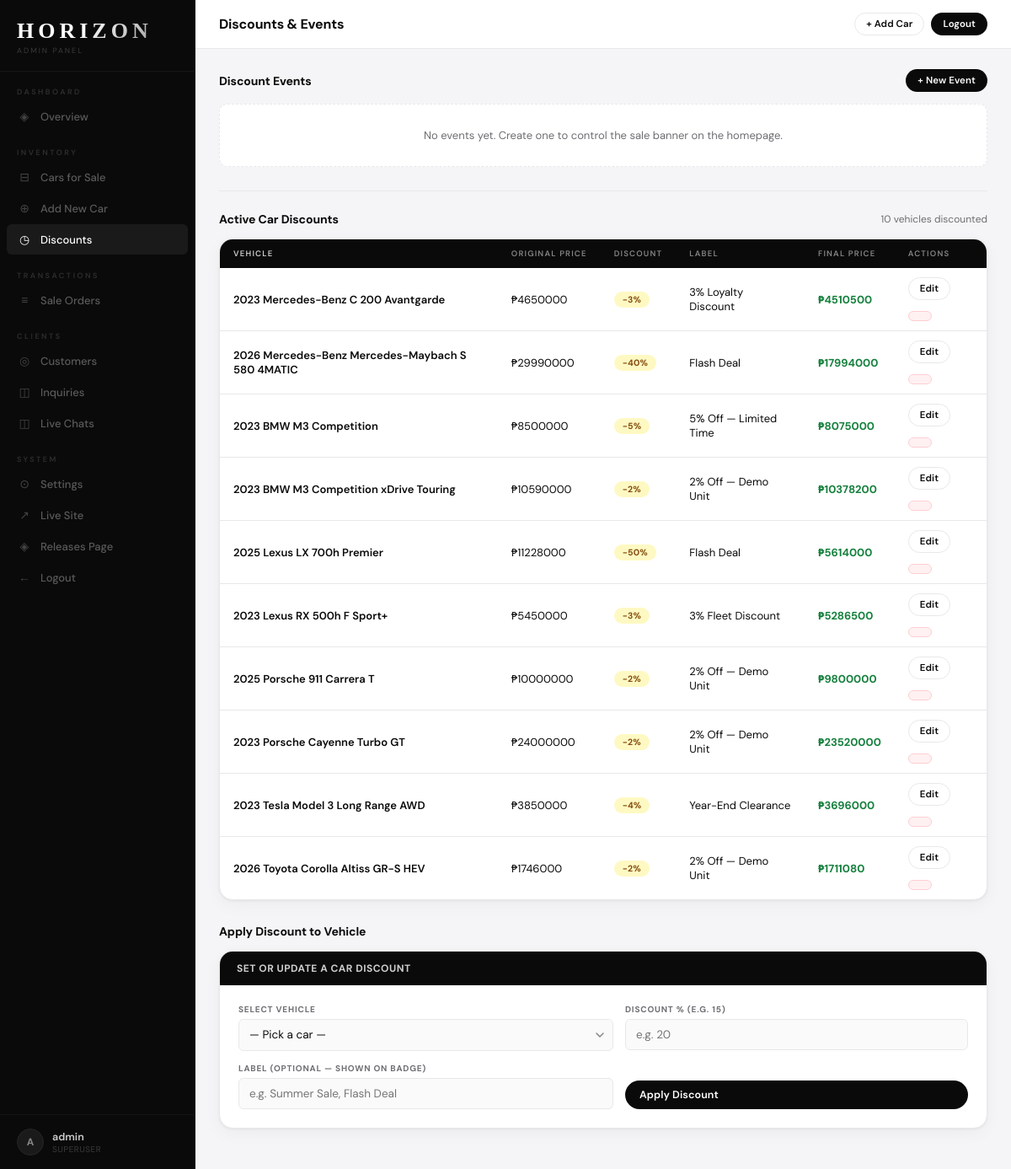
Screenshot of /admin-panel/discounts/ (signed in) with the database file from the repository.
### horizon/models.py (models this page shows, shortened)
class Car(models.Model):
    BRAND_CHOICES = [
        ('bmw', 'BMW'),
        ('benz', 'Mercedes-Benz'),
        ('toyota', 'Toyota'),
        ('tesla', 'Tesla'),
        ('porsche', 'Porsche'),
        ('lexus', 'Lexus'),
        ('foton', 'Foton'),
    ]
    CATEGORY_CHOICES = [
        ('sedan', 'Sedan'),
        ('suv', 'SUV'),
        ('sports', 'Sports'),
        ('electric', 'Electric'),
        ('truck', 'Truck'),
        ('van', 'Van/MPV'),
        ('crossover', 'Crossover'),
        ('pickup', 'Pickup'),
    ]
    LISTING_CHOICES = [('sale', 'For Sale')]
    STATUS_CHOICES  = [('available', 'Available'), ('reserved', 'Reserved'), ('sold', 'Sold')]
    TRANSMISSION_CHOICES = [('automatic', 'Automatic'), ('manual', 'Manual'), ('cvt', 'CVT')]
    FUEL_CHOICES = [('gasoline', 'Gasoline'), ('diesel', 'Diesel'), ('electric', 'Electric'), ('hybrid', 'Hybrid')]
    brand        = models.CharField(max_length=20, choices=BRAND_CHOICES)
    model        = models.CharField(max_length=100)
    year         = models.IntegerField()
    category     = models.CharField(max_length=20, choices=CATEGORY_CHOICES)
    listing_type = models.CharField(max_length=10, choices=LISTING_CHOICES, default='sale')
    sale_price   = models.DecimalField(max_digits=12, decimal_places=2, null=True, blank=True)
    status       = models.CharField(max_length=20, choices=STATUS_CHOICES, default='available')
    mileage      = models.IntegerField(null=True, blank=True)
    transmission = models.CharField(max_length=20, choices=TRANSMISSION_CHOICES, default='automatic')
    fuel_type    = models.CharField(max_length=20, choices=FUEL_CHOICES, default='gasoline')
    color        = models.CharField(max_length=50, blank=True)
    plate_number = models.CharField(max_length=20, blank=True)
    description  = models.TextField(blank=True)
    photo   = models.ImageField(upload_to='cars/', null=True, blank=True)
    photo_2 = models.ImageField(upload_to='cars/', null=True, blank=True)
    photo_3 = models.ImageField(upload_to='cars/', null=True, blank=True)
    photo_4 = models.ImageField(upload_to='cars/', null=True, blank=True)
    discount_percent = models.DecimalField(max_digits=5, decimal_places=2, null=True, blank=True)
    discount_label   = models.CharField(max_length=60, blank=True)
    created_at       = models.DateTimeField(auto_now_add=True)
    def __str__(self):
        return f"{self.year} {self.get_brand_display()} {self.model}"
    @property
    def discounted_price(self):
        if self.sale_price and self.discount_percent:
            from decimal import Decimal
            return self.sale_price * (1 - self.discount_percent / Decimal('100'))
        return None
    @property
    def has_discount(self):
        return bool(self.discount_percent and self.discount_percent > 0)

### horizon/views.py (the view, shortened to what this page needs)
# urls.py: path('admin-panel/discounts/', views.admin_discounts,  name='admin_discounts'),
@login_required
def admin_discounts(request):
    cars      = Car.objects.all().order_by('brand', 'model')
    discounted = Car.objects.filter(discount_percent__isnull=False, discount_percent__gt=0).order_by('brand', 'model')
    events    = DiscountEvent.objects.all()
    return render(request, 'horizon/admin_discounts.html', {
        'cars': cars, 'discounted': discounted, 'events': events,
    })

### horizon/templates/horizon/admin_discounts.html (shortened to what this page needs)
{% extends 'horizon/admin_base.html' %}
{% block page_title %}Discounts & Events{% endblock %}
{% block admin_content %}
<div class="section-head">
  <h2>Discount Events</h2>
  <button class="btn btn-primary btn-sm" onclick="openCreateEvent()">+ New Event</button>
</div>
<div class="events-grid">
  {% for event in events %}
  <div class="event-card {% if event.is_active %}event-active{% endif %}">
    <div class="event-card-top">
      <div class="event-info">
        <div class="event-name">{{ event.name }}</div>
        {% if event.banner_title %}<div class="event-preview-title">{{ event.banner_title }}</div>{% endif %}
        {% if event.banner_subtitle %}<div class="event-preview-sub">{{ event.banner_subtitle }}</div>{% endif %}
      </div>
      <div class="event-status">
        {% if event.is_active %}
        <span class="event-live-dot"></span>
        <span class="event-live-label">LIVE</span>
        {% else %}
        <span class="event-off-label">OFF</span>
        {% endif %}
      </div>
    </div>
    <div class="event-card-actions">
      <form method="post" style="display:inline;">
        {% csrf_token %}
        <input type="hidden" name="action" value="event_toggle">
        <input type="hidden" name="event_id" value="{{ event.pk }}">
        <button type="submit" class="btn btn-sm {% if event.is_active %}btn-danger{% else %}btn-primary{% endif %}">
          {% if event.is_active %} Deactivate{% else %}▶ Activate{% endif %}
        </button>
      </form>
      <button class="btn btn-sm btn-outline" onclick="openEditEvent({{ event.pk }}, '{{ event.name|escapejs }}', '{{ event.banner_title|escapejs }}', '{{ event.banner_subtitle|escapejs }}')">Edit</button>
      <form method="post" style="display:inline;" onsubmit="return confirm('Delete event: {{ event.name }}?')">
        {% csrf_token %}
        <input type="hidden" name="action" value="event_delete">
        <input type="hidden" name="event_id" value="{{ event.pk }}">
        <button type="submit" class="btn btn-sm btn-danger">Delete</button>
      </form>
    </div>
  </div>
  {% empty %}
  <div class="events-empty">No events yet. Create one to control the sale banner on the homepage.</div>
  {% endfor %}
</div>
<div class="h-divider" style="margin-top:28px;"></div>
<div class="section-head">
  <h2>Active Car Discounts</h2>
  <span style="font-size:12px;color:var(--muted);">{{ discounted.count }} vehicle{{ discounted.count|pluralize }} discounted</span>
</div>
{% if discounted %}
<div class="table-wrap" style="margin-bottom:28px;">
  <table>
    <thead>
      <tr><th>Vehicle</th><th>Original Price</th><th>Discount</th><th>Label</th><th>Final Price</th><th>Actions</th></tr>
    </thead>
    <tbody>
      {% for car in discounted %}
      <tr>
        <td>{{ car }}</td>
        <td>{% if car.sale_price %}₱{{ car.sale_price|floatformat:0 }}{% else %}—{% endif %}</td>
        <td><span class="badge" style="background:#fef9c3;color:#854d0e;">-{{ car.discount_percent|floatformat:0 }}%</span></td>
        <td>{{ car.discount_label|default:"—" }}</td>
        <td style="font-weight:700;color:#15803d;">{% if car.discounted_price %}₱{{ car.discounted_price|floatformat:0 }}{% else %}—{% endif %}</td>
        <td>
          <div class="action-btns">
            <button class="btn btn-sm btn-outline" onclick="openEditDiscount({{ car.pk }}, '{{ car|escapejs }}', '{{ car.discount_percent|default:'' }}', '{{ car.discount_label|default:''|escapejs }}')"> Edit</button>
            <form method="post" style="display:inline;" onsubmit="return confirm('Remove discount from {{ car }}?')">
              <button class="btn btn-sm btn-danger" type="submit"></button>
            </form>
          </div>
        </td>
      </tr>
      {% endfor %}
    </tbody>
  </table>
</div>
{% else %}
<div class="panel" style="margin-bottom:28px;">
  <div class="panel-body" style="text-align:center;color:var(--muted);padding:32px;">
    No vehicles have a discount applied. Use the form below to add one.
  </div>
</div>
{% endif %}
<div class="section-head"><h2>Apply Discount to Vehicle</h2></div>
<div class="panel">
  <div class="panel-header">Set or Update a Car Discount</div>
  <div class="panel-body">
    <form method="post">
      <div class="form-grid">
        <div class="form-group">
          <label>Select Vehicle</label>
          <select name="car_id" required>
            <option value="" disabled selected>— Pick a car —</option>
          </select>
        </div>
        <div class="form-group">
          <label>Discount % (e.g. 15)</label>
          <input type="number" name="discount_percent" min="1" max="99" step="0.01" placeholder="e.g. 20" required>
        </div>
        <div class="form-group">
          <label>Label (optional — shown on badge)</label>
          <input type="text" name="discount_label" placeholder="e.g. Summer Sale, Flash Deal">
        </div>
        <div class="form-group" style="justify-content:flex-end;align-self:flex-end;">
          <button class="btn btn-primary" type="submit">Apply Discount</button>
        </div>
      </div>
    </form>
  </div>
</div>
{% endblock %}

### horizon/templates/horizon/admin_base.html (shortened to what this page needs)
{% load static %}
<!DOCTYPE html>
<html lang="en">
<head>
</head>
<body>
<aside class="sb">
  <a class="sb-logo" href="{% url 'home' %}">
    <span class="sb-logo-word">HORIZON</span>
    <span class="sb-logo-sub">Admin Panel</span>
  </a>
  <span class="sb-section-label">Dashboard</span>
  <nav class="sb-nav">
    <a href="{% url 'admin_dashboard' %}" class="{% if request.resolver_match.url_name == 'admin_dashboard' %}active{% endif %}">
      <span class="ico">◈</span> Overview
    </a>
  </nav>
  <span class="sb-section-label">Inventory</span>
  <nav class="sb-nav">
    <a href="{% url 'admin_cars' %}" class="{% if request.resolver_match.url_name == 'admin_cars' %}active{% endif %}">
      <span class="ico">⊟</span> Cars for Sale
    </a>
    <a href="{% url 'admin_car_add' %}" class="{% if request.resolver_match.url_name == 'admin_car_add' %}active{% endif %}">
      <span class="ico">⊕</span> Add New Car
    </a>
    <a href="{% url 'admin_discounts' %}" class="{% if request.resolver_match.url_name == 'admin_discounts' %}active{% endif %}">
      <span class="ico">◷</span> Discounts
    </a>
  </nav>
  <span class="sb-section-label">Transactions</span>
  <nav class="sb-nav">
    <a href="{% url 'admin_orders' %}" class="{% if request.resolver_match.url_name == 'admin_orders' %}active{% endif %}">
      <span class="ico">≡</span> Sale Orders
    </a>
  </nav>
  <span class="sb-section-label">Clients</span>
  <nav class="sb-nav">
    <a href="{% url 'admin_customers' %}" class="{% if request.resolver_match.url_name == 'admin_customers' %}active{% endif %}">
      <span class="ico">◎</span> Customers
    </a>
    <a href="{% url 'admin_inquiries' %}?read=unread" class="{% if request.resolver_match.url_name == 'admin_inquiries' or request.resolver_match.url_name == 'admin_inquiry_detail' %}active{% endif %}">
      <span class="ico">◫</span> Inquiries
    </a>
    <a href="{% url 'admin_chats' %}" class="{% if request.resolver_match.url_name == 'admin_chats' %}active{% endif %}">
      <span class="ico">◫</span> Live Chats
    </a>
  </nav>
  <span class="sb-section-label">System</span>
  <nav class="sb-nav">
    <a href="{% url 'admin_settings' %}" class="{% if request.resolver_match.url_name == 'admin_settings' %}active{% endif %}">
      <span class="ico">⊙</span> Settings
    </a>
    <a href="{% url 'home' %}" target="_blank">
      <span class="ico">↗</span> Live Site
    </a>
    <a href="{% url 'releases' %}" target="_blank">
      <span class="ico">◈</span> Releases Page
    </a>
    <a href="{% url 'admin_logout' %}">
      <span class="ico">←</span> Logout
    </a>
  </nav>
  <div class="sb-footer">
    <div class="sb-user">
      <div class="sb-avatar">{{ request.user.username|first|upper }}</div>
      <div>
        <div class="sb-uname">{{ request.user.get_full_name|default:request.user.username }}</div>
        <div class="sb-urole">{% if request.user.is_superuser %}Superuser{% else %}Staff{% endif %}</div>
      </div>
    </div>
  </div>
</aside>
<div class="main">
  <div class="topbar">
    <span class="topbar-title">{% block page_title %}Dashboard{% endblock %}</span>
    <div class="topbar-actions">
      <a class="btn btn-outline btn-sm" href="{% url 'admin_car_add' %}">+ Add Car</a>
      <a class="btn btn-primary btn-sm" href="{% url 'admin_logout' %}">Logout</a>
    </div>
  </div>
  <div class="content">
    {% block admin_content %}{% endblock %}
  </div>
</div>
</body>
</html>

### horizon/templates/horizon/admin_discounts.html (style rules this page uses)
.events-grid { display: grid; grid-template-columns: repeat(auto-fill, minmax(280px, 1fr)); gap: 14px; margin-bottom: 8px; }
.events-empty { grid-column: 1/-1; text-align: center; padding: 28px; font-size: 13px; color: var(--muted); background: var(--surface); border: 1px dashed var(--border); border-radius: var(--r-md); }

### rows the page displays
Car: year+brand+model "2023 Mercedes-Benz C 200 Avantgarde", sale_price "4650000", discount_percent "3", discount_label "3% Loyalty Discount", discounted_price "4510500"
Car: year+brand+model "2026 Mercedes-Benz Mercedes-Maybach S 580 4MATIC", sale_price "29990000", discount_percent "40", discount_label "Flash Deal", discounted_price "17994000"
Car: year+brand+model "2023 BMW M3 Competition", sale_price "8500000", discount_percent "5", discount_label "5% Off — Limited Time", discounted_price "8075000"
Car: year+brand+model "2023 BMW M3 Competition xDrive Touring", sale_price "10590000", discount_percent "2", discount_label "2% Off — Demo Unit", discounted_price "10378200"
Car: year+brand+model "2025 Lexus LX 700h Premier", sale_price "11228000", discount_percent "50", discount_label "Flash Deal", discounted_price "5614000"
Car: year+brand+model "2023 Lexus RX 500h F Sport+", sale_price "5450000", discount_percent "3", discount_label "3% Fleet Discount", discounted_price "5286500"
Car: year+brand+model "2025 Porsche 911 Carrera T", sale_price "10000000", discount_percent "2", discount_label "2% Off — Demo Unit", discounted_price "9800000"
Car: year+brand+model "2023 Porsche Cayenne Turbo GT", sale_price "24000000", discount_percent "2", discount_label "2% Off — Demo Unit", discounted_price "23520000"
Car: year+brand+model "2023 Tesla Model 3 Long Range AWD", sale_price "3850000", discount_percent "4", discount_label "Year-End Clearance", discounted_price "3696000"
Car: year+brand+model "2026 Toyota Corolla Altiss GR-S HEV", sale_price "1746000", discount_percent "2", discount_label "2% Off — Demo Unit", discounted_price "1711080"

### other values shown
{{ request.user.username|first|upper }} "A"
{{ request.user.get_full_name|default:request.user.username }} "admin"
{{ discounted.count }} "10"
